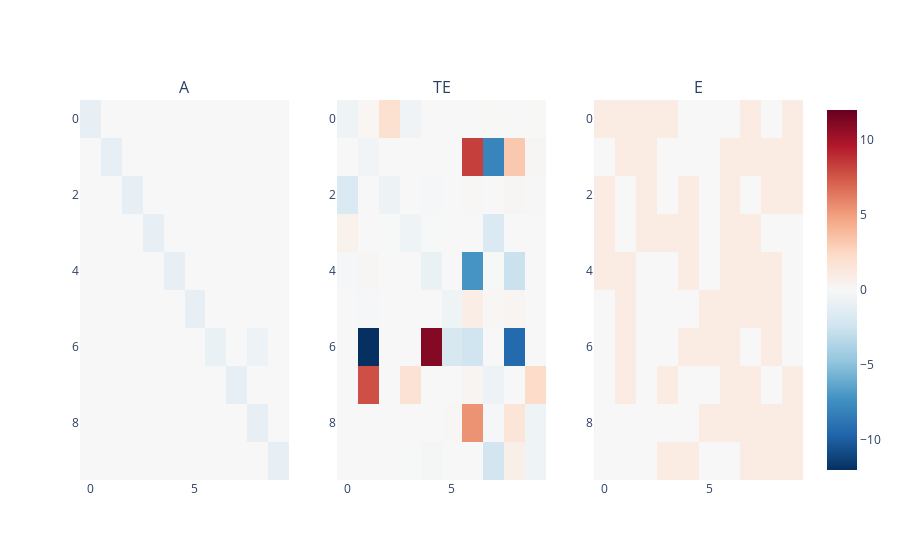

The code cell stored with this chart in its notebook:
### Code cell
mat_num = 2
alpha = 0.01
hurwitz.make_triple_imshow(pkl_obj[mat_num]["A"], pkl_obj[mat_num][alpha]["A Inference"]["TE + LP"][0], pkl_obj[mat_num][alpha]["E Inference"][0], ["A", "TE", "E"])

### Figure 1 — Plotly figure (JSON) as saved in the notebook; plotly's stock layout.template omitted (floating-point values rounded to 4 significant figures)
{"data": [{"colorscale": [[0, "rgb(103,0,31)"], [0.1, "rgb(178,24,43)"], [0.2, "rgb(214,96,77)"], [0.3, "rgb(244,165,130)"], [0.4, "rgb(253,219,199)"], [0.5, "rgb(247,247,247)"], [0.6, "rgb(209,229,240)"], [0.7, "rgb(146,197,222)"], [0.8, "rgb(67,147,195)"], [0.9, "rgb(33,102,172)"], [1, "rgb(5,48,97)"]], "reversescale": true, "showscale": true, "type": "heatmap", "xaxis": "x", "yaxis": "y", "z": [[-1, 0, 0, 0, 0, 0, 0, 0, 0, 0], [0, -1, 0, 0, 0, 0, 0, 0, 0, 0], [0, 0, -1, 0, 0, 0, 0, 0, 0, 0], [0, 0, 0, -1, 0, 0, 0, 0, 0, 0], [0, 0, 0, 0, -1, 0, 0, 0, 0, 0], [0, 0, 0, 0, 0, -1, 0, 0, 0, 0], [0, 0, 0, 0, 0, 0, -0.806, 0, -0.706, 0], [0, 0, 0, 0, 0, 0, 0, -1, 0, 0], [0, 0, 0, 0, 0, 0, 0, 0, -1, 0], [0, 0, 0, 0, 0, 0, 0, 0, 0, -1]], "zmax": 11.98, "zmid": 0, "zmin": -11.98}, {"colorscale": [[0, "rgb(103,0,31)"], [0.1, "rgb(178,24,43)"], [0.2, "rgb(214,96,77)"], [0.3, "rgb(244,165,130)"], [0.4, "rgb(253,219,199)"], [0.5, "rgb(247,247,247)"], [0.6, "rgb(209,229,240)"], [0.7, "rgb(146,197,222)"], [0.8, "rgb(67,147,195)"], [0.9, "rgb(33,102,172)"], [1, "rgb(5,48,97)"]], "reversescale": true, "showscale": false, "type": "heatmap", "xaxis": "x2", "yaxis": "y2", "z": [[-0.5806, 0.2031, 1.873, -0.5248, -2.313e-06, 0.0003017, -0.0001954, 0.02964, 1.409e-05, 0.03158], [5.547e-06, -0.3714, 0.006527, 3.018e-05, -1.078e-05, 1.028e-05, 8.296, -7.943, 3.232, 0.1996], [-1.84, 7.9e-06, -0.5989, -1.636e-05, -0.1664, 0.0002322, 0.1133, 0.0008063, 0.198, -0.06742], [0.5353, 5.174e-05, -0.03455, -0.5892, -0.04089, -0.0005447, 0.02164, -1.854, 0.0004768, -1.611e-05], [-0.09776, 0.1449, 5.335e-06, -7.098e-07, -0.8434, -0.0004913, -7.13, -0.04226, -2.619, -4.021e-06], [0.0003013, -0.1212, 0.000236, -0.0005422, -0.0004785, -0.5763, 0.8939, 0.1053, 0.2835, 0.0001286], [-0.0001325, -11.98, -4.444e-06, 0.0001257, 11.04, -1.935, -2.411, 1.61e-05, -9.368, 1.616e-06], [5.569e-06, 7.736, 0.0007879, 1.762, -6.765e-06, -6.558e-06, 0.229, -0.6873, 2.464e-05, 2.282], [-3.123e-05, 5.594e-06, 1.823e-05, 0.0005374, -7.784e-06, 0.07864, 5.417, -0.1029, 1.522, -0.5669], [-7.008e-06, -2.807e-06, 8.254e-07, -0.03226, -0.1743, 0.0001277, 3.163e-06, -2.347, 0.6906, -0.5561]], "zmax": 11.98, "zmid": 0, "zmin": -11.98}, {"colorscale": [[0, "rgb(103,0,31)"], [0.1, "rgb(178,24,43)"], [0.2, "rgb(214,96,77)"], [0.3, "rgb(244,165,130)"], [0.4, "rgb(253,219,199)"], [0.5, "rgb(247,247,247)"], [0.6, "rgb(209,229,240)"], [0.7, "rgb(146,197,222)"], [0.8, "rgb(67,147,195)"], [0.9, "rgb(33,102,172)"], [1, "rgb(5,48,97)"]], "reversescale": true, "showscale": false, "type": "heatmap", "xaxis": "x3", "yaxis": "y3", "z": [[1, 1, 1, 1, 0, 0, 0, 1, 0, 1], [0, 1, 1, 0, 0, 0, 1, 1, 1, 1], [1, 0, 1, 0, 1, 0, 1, 0, 1, 1], [1, 0, 1, 1, 1, 0, 1, 1, 0, 0], [1, 1, 0, 0, 1, 0, 1, 1, 1, 0], [0, 1, 0, 0, 0, 1, 1, 1, 1, 0], [0, 1, 0, 0, 1, 1, 1, 0, 1, 0], [0, 1, 0, 1, 0, 0, 1, 1, 0, 1], [0, 0, 0, 0, 0, 1, 1, 1, 1, 1], [0, 0, 0, 1, 1, 0, 0, 1, 1, 1]], "zmax": 11.98, "zmid": 0, "zmin": -11.98}], "layout": {"annotations": [{"font": {"size": 16}, "showarrow": false, "text": "A", "x": 0.1444, "xanchor": "center", "xref": "paper", "y": 1, "yanchor": "bottom", "yref": "paper"}, {"font": {"size": 16}, "showarrow": false, "text": "TE", "x": 0.5, "xanchor": "center", "xref": "paper", "y": 1, "yanchor": "bottom", "yref": "paper"}, {"font": {"size": 16}, "showarrow": false, "text": "E", "x": 0.8556, "xanchor": "center", "xref": "paper", "y": 1, "yanchor": "bottom", "yref": "paper"}], "xaxis": {"anchor": "y", "domain": [0, 0.2889]}, "xaxis2": {"anchor": "y2", "domain": [0.3556, 0.6444]}, "xaxis3": {"anchor": "y3", "domain": [0.7111, 1]}, "yaxis": {"anchor": "x", "autorange": "reversed", "domain": [0, 1]}, "yaxis2": {"anchor": "x2", "autorange": "reversed", "domain": [0, 1]}, "yaxis3": {"anchor": "x3", "autorange": "reversed", "domain": [0, 1]}}}
